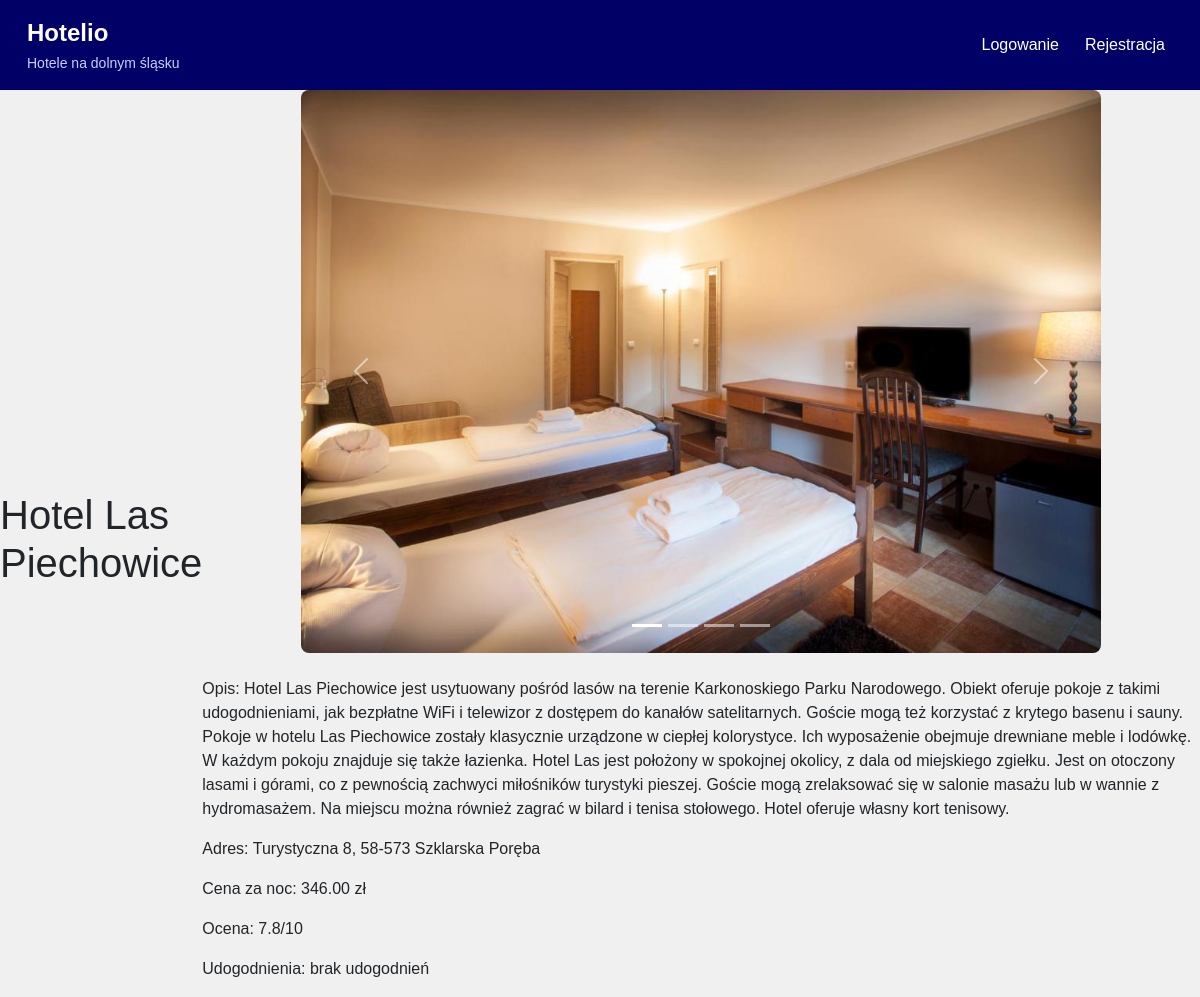
/6/, run on the app's committed database.
### Hotelio/models.py (models this page shows, shortened)
class Hotel(models.Model):
    name = models.CharField(max_length=255)
    description = models.TextField()
    price_per_night = models.DecimalField(max_digits=8, decimal_places=2)
    city = models.CharField(max_length=100, null=True, blank=True)
    image = models.ImageField(upload_to='media/hotel_images', default='media/hotel_images/hotelrelax.jpeg')
    image2 = models.ImageField(upload_to='media/hotel_images', default='media/hotel_images/hotelrelax.jpeg')
    image3 = models.ImageField(upload_to='media/hotel_images', default='media/hotel_images/hotelrelax.jpeg')
    image4 = models.ImageField(upload_to='media/hotel_images', default='media/hotel_images/hotelrelax.jpeg')
    created_at = models.DateTimeField(auto_now_add=True, null=True)
    amenities = models.TextField(default="brak udogodnień")
    rating = models.FloatField(default=0.0)
    address = models.CharField(max_length=255, null=True, blank=True)
    map = models.URLField(blank=True, null=True)
    sale_price = models.DecimalField(max_digits=8, decimal_places=2, null=True, blank=True)
    promo = models.BooleanField(default=False)

### Hotelio/views.py (the view)
# urls.py: path('<int:pk>/', views.hotel_detail, name='hotel_detail'),
def hotel_detail(request, pk):
    hotel = get_object_or_404(Hotel, pk=pk)
    return render(request, 'hotels/hotel_detail.html', {'hotel': hotel})

### Hotelio/templates/hotels/hotel_detail.html (shortened to what this page needs)
{% extends 'base.html' %}
{% block content %}
<h1>{{ hotel.name }}</h1>
<div>
    <div id="hotelCarousel" class="carousel slide" data-bs-ride="carousel" style="max-width: 800px; margin: auto;">
        <div class="carousel-indicators">
            <button type="button" data-bs-target="#hotelCarousel" data-bs-slide-to="0" class="active" aria-current="true" aria-label="Slide 1"></button>
            <button type="button" data-bs-target="#hotelCarousel" data-bs-slide-to="1" aria-label="Slide 2"></button>
            <button type="button" data-bs-target="#hotelCarousel" data-bs-slide-to="2" aria-label="Slide 3"></button>
            <button type="button" data-bs-target="#hotelCarousel" data-bs-slide-to="3" aria-label="Slide 4"></button>
        </div>
        <div class="carousel-inner">
            <div class="carousel-item active">
                <img src="{{ hotel.image.url }}" class="d-block w-100" alt="Zdjęcie hotelu 1" style="border-radius: 8px;">
            </div>
        </div>
        <button class="carousel-control-prev" type="button" data-bs-target="#hotelCarousel" data-bs-slide="prev">
            <span class="carousel-control-prev-icon" aria-hidden="true"></span>
        </button>
        <button class="carousel-control-next" type="button" data-bs-target="#hotelCarousel" data-bs-slide="next">
            <span class="carousel-control-next-icon" aria-hidden="true"></span>
        </button>
    </div>
    <div class="mt-4">
        <p>Opis: {{ hotel.description }}</p>
        <p>Adres: {{ hotel.address }}</p>
        <p>Cena za noc: {{ hotel.price_per_night }} zł</p>
        <p>Ocena: {{ hotel.rating }}/10</p>
        <p>Udogodnienia: {{ hotel.amenities }}</p>
    </div>
</div>
{% endblock %}

### Hotelio/templates/base.html (style rules this page uses)
body { background-color: #f0f0f0; font-family: Arial, sans-serif; }

### data on the page
Hotel: name "Hotel Las Piechowice", image (picture), description "Hotel Las Piechowice jest usytuowany pośród lasów na terenie Karkonoskiego Parku Narodowego. Obiekt oferuje pokoje z takimi udogodnieniami, jak bezpłatne WiFi i telewizor z dostępem do kanałów satelitarnych. Goście mogą też korzystać z krytego basenu i sauny. Pokoje w hotelu Las Piechowice zostały klasycznie urządzone w ciepłej kolorystyce. Ich wyposażenie obejmuje drewniane meble i lodówkę. W każdym pokoju znajduje się także łazienka. Hotel Las jest położony w spokojnej okolicy, z dala od miejskiego zgiełku. Jest on otoczony lasami i górami, co z pewnością zachwyci miłośników turystyki pieszej. Goście mogą zrelaksować się w salonie masażu lub w wannie z hydromasażem. Na miejscu można…", address "Turystyczna 8, 58-573 Szklarska Poręba", price_per_night "346.00", rating "7.8", amenities "brak udogodnień"
